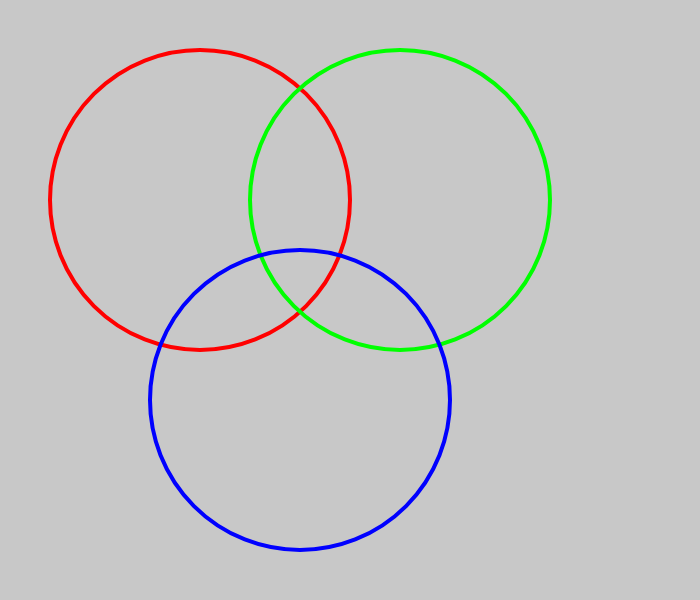
Frame 1 (no input)
Frame 60 (no input): identical to frame 1, image omitted
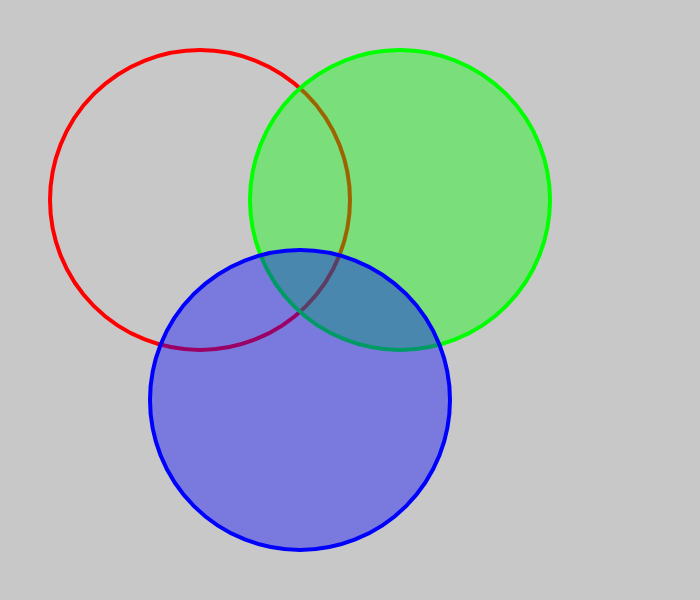
Frame 120 (the mouse pressed at the canvas centre since frame 60)

The p5.js sketch that drew these frames (run headless with seeded random() and noise() and a simulated clock; from frame 60 on, the mouse is pressed at the canvas centre):

// p5.js sketch
// ── sketch.js

// Only once
function setup(){
	createCanvas(700,600);
}

//loop
function draw(){
	background(200);
	// circle center
	var c1x = 200;
	var c1y = 200;
	var diam = 300;
	// detect mouse proximity and store that value in the variable
	var proximityC1 = dist(mouseX, mouseY, c1x, c1y);

	strokeWeight(1);

	// store the boolean value (true or false)
	var overC1 = proximityC1 < diam/2;

	// If mouse is on top
	if (overC1 == true){
		// set stroke color to white
		stroke(255,0,0);
		//stroke thickness
		strokeWeight(4);
		// set fill to red
		fill(255,0,0, 100);
		// draw ellipse
		ellipse(c1x,c1y,diam);
	} else {
		// set stroke color to white
		stroke(255,0,0);
		// stroke thickness
		strokeWeight(4);
		// remove fill
		noFill();
		// draw ellipse
		ellipse(c1x,c1y,diam);
	}

// ***** SECOND CIRCLE ******
	// circle center
	var c2x = 400;
	var c2y = 200;
	var diam2 = 300;
	// detect mouse proximity and store that value in the variable
	var proximityC2 = dist(mouseX, mouseY, c2x, c2y);

	strokeWeight(1);

	// store the boolean value (true or false)
	var overC2 = proximityC2 < diam/2;

	// If mouse is on top
	if (overC2 == true){
		// set stroke color to white
		stroke(0,255,0);
		//stroke thickness
		strokeWeight(4);
		// set fill to red
		fill(0,255,0, 100);
		// draw ellipse
		ellipse(c2x,c2y,diam2);
	} else {
		// set stroke color to white
		stroke(0,255,0);
		// stroke thickness
		strokeWeight(4);
		// remove fill
		noFill();
		// draw ellipse
		ellipse(c2x,c2y,diam2);
	}


	// ***** Third CIRCLE ******
		// circle center
		var c3x = 300;
		var c3y = 400;
		var diam3 = 300;
		// detect mouse proximity and store that value in the variable
		var proximityC3 = dist(mouseX, mouseY, c3x, c3y);

		strokeWeight(1);

		// store the boolean value (true or false)
		var overC3 = proximityC3 < diam/2;

		// If mouse is on top
		if (overC3 == true){
			// set stroke color to white
			stroke(0,0,255);
			//stroke thickness
			strokeWeight(4);
			// set fill to red
			fill(0,0,255, 100);
			// draw ellipse
			ellipse(c3x,c3y,diam3);
		} else {
			// set stroke color to white
			stroke(0,0,255);
			// stroke thickness
			strokeWeight(4);
			// remove fill
			noFill();
			// draw ellipse
			ellipse(c3x,c3y,diam3);
		}

		if(overC1 == true && overC2 == true && overC3 == true){
			// all black
			fill(0);
			ellipse(c1x,c1y,diam);
			ellipse(c2x,c2y,diam);
			ellipse(c3x,c3y,diam);
		}
}

// ── sketch2.js


// setup the conmditions of teh canvas abd other global variables
function setup(){
   createCanvas(800, 600);
}


function draw(){
  background(100);
  var onTopRed = false;
  var onTopBlue = false;

  // red
  var cXr = 300;
  var cYr = 300;
  var diam = 300;

  var d = dist(mouseX, mouseY, cXr, cYr);
  if (d < diam/2){
    onTopRed = true;
    fill(255,0,0,100);
  } else {
    onTopRed = false;
    fill(255);
  }

  ellipse(cXr,cYr,diam);


  // green
  var cX = 500;
  var cY = 300;
  var diam = 300;

  var d = dist(mouseX, mouseY, cX, cY);
  if (d < diam/2){
    onTopBlue = true;
    fill(0,255,0, 100);
  } else {
    onTopBlue = false;
    fill(255);
  }

  ellipse(cX,cY,diam);

  // evalute all of them

  if (onTopRed & onTopBlue){
    fill (0,100);
    ellipse(cXr,cYr,diam);
    ellipse(cX,cY,diam);
  }

}
